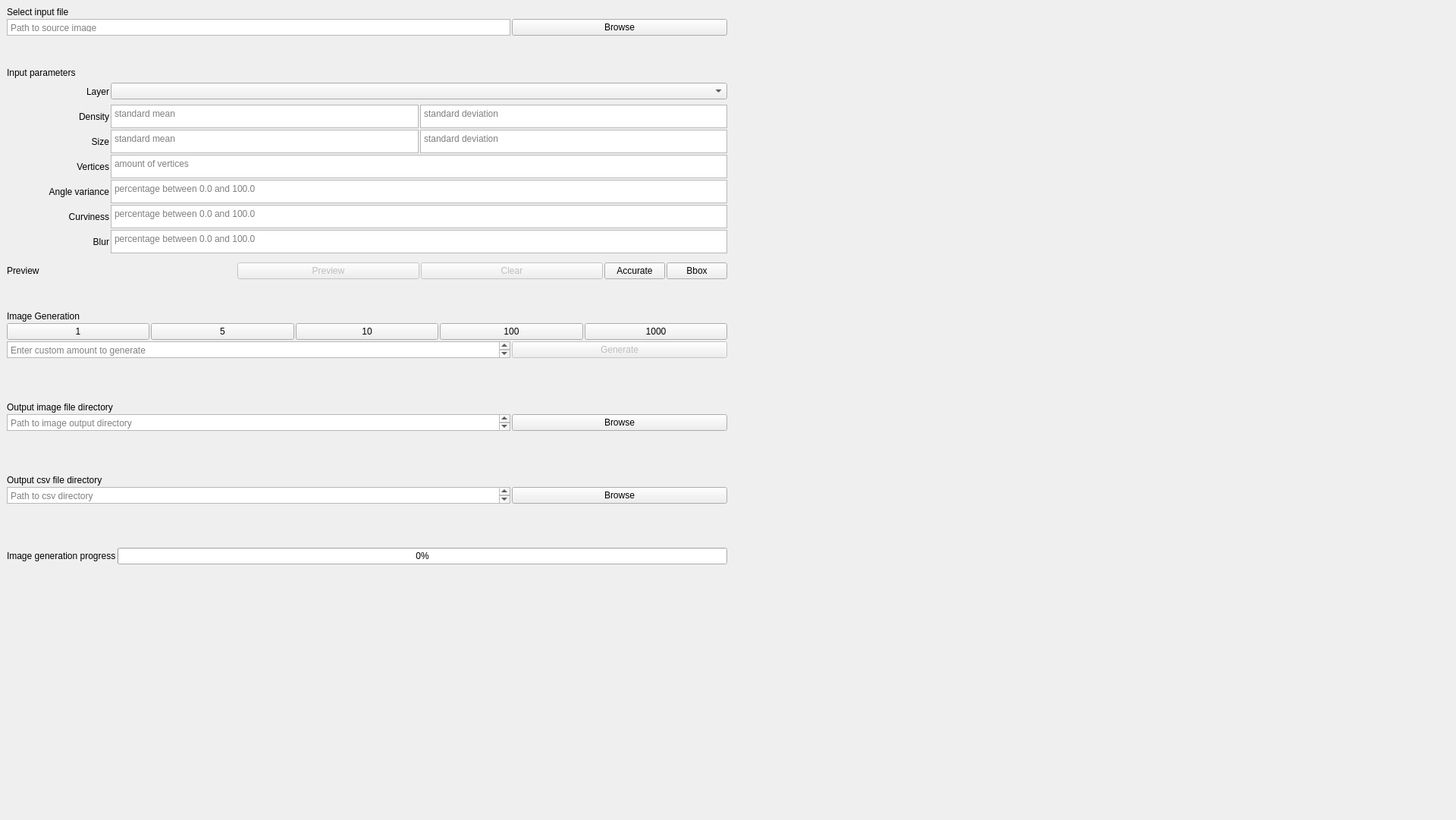
<?xml version="1.0" encoding="UTF-8"?>
<ui version="4.0">
 <class>MainWindow</class>
 <widget class="QMainWindow" name="MainWindow">
  <property name="geometry">
   <rect>
    <x>0</x>
    <y>0</y>
    <width>1920</width>
    <height>1081</height>
   </rect>
  </property>
  <property name="windowTitle">
   <string>MainWindow</string>
  </property>
  <widget class="QWidget" name="centralwidget">
   <property name="enabled">
    <bool>true</bool>
   </property>
   <property name="sizePolicy">
    <sizepolicy hsizetype="Ignored" vsizetype="Ignored">
     <horstretch>0</horstretch>
     <verstretch>0</verstretch>
    </sizepolicy>
   </property>
   <layout class="QHBoxLayout" name="horizontalLayout" stretch="5,5">
    <property name="spacing">
     <number>2</number>
    </property>
    <item>
     <layout class="QVBoxLayout" name="verticalLayout_2" stretch="0,0,0,0,0,0,0,0,0,0,0,0,0,0,0,0,0,0,0,0,0,0">
      <item>
       <widget class="QLabel" name="label_3">
        <property name="text">
         <string>Select input file</string>
        </property>
       </widget>
      </item>
      <item>
       <layout class="QHBoxLayout" name="horizontalLayout_3" stretch="7,3">
        <item>
         <widget class="QTextEdit" name="filename_input">
          <property name="sizePolicy">
           <sizepolicy hsizetype="Ignored" vsizetype="Ignored">
            <horstretch>0</horstretch>
            <verstretch>0</verstretch>
           </sizepolicy>
          </property>
          <property name="verticalScrollBarPolicy">
           <enum>Qt::ScrollBarAlwaysOff</enum>
          </property>
          <property name="horizontalScrollBarPolicy">
           <enum>Qt::ScrollBarAsNeeded</enum>
          </property>
          <property name="tabChangesFocus">
           <bool>true</bool>
          </property>
          <property name="readOnly">
           <bool>true</bool>
          </property>
          <property name="placeholderText">
           <string>Path to source image</string>
          </property>
         </widget>
        </item>
        <item>
         <widget class="QPushButton" name="filename_browse">
          <property name="enabled">
           <bool>true</bool>
          </property>
          <property name="text">
           <string>Browse</string>
          </property>
         </widget>
        </item>
       </layout>
      </item>
      <item>
       <spacer name="verticalSpacer_3">
        <property name="orientation">
         <enum>Qt::Vertical</enum>
        </property>
        <property name="sizeType">
         <enum>QSizePolicy::Minimum</enum>
        </property>
        <property name="sizeHint" stdset="0">
         <size>
          <width>20</width>
          <height>40</height>
         </size>
        </property>
       </spacer>
      </item>
      <item>
       <layout class="QVBoxLayout" name="verticalLayout_3">
        <item>
         <widget class="QLabel" name="label_14">
          <property name="text">
           <string>Input parameters</string>
          </property>
         </widget>
        </item>
        <item>
         <layout class="QHBoxLayout" name="horizontalLayout_8" stretch="1,6">
          <item>
           <widget class="QLabel" name="label_15">
            <property name="minimumSize">
             <size>
              <width>0</width>
              <height>31</height>
             </size>
            </property>
            <property name="text">
             <string>Layer</string>
            </property>
            <property name="alignment">
             <set>Qt::AlignRight|Qt::AlignTrailing|Qt::AlignVCenter</set>
            </property>
           </widget>
          </item>
          <item>
           <widget class="QComboBox" name="layer_dropdown">
            <property name="sizePolicy">
             <sizepolicy hsizetype="Preferred" vsizetype="Fixed">
              <horstretch>0</horstretch>
              <verstretch>0</verstretch>
             </sizepolicy>
            </property>
           </widget>
          </item>
         </layout>
        </item>
        <item>
         <layout class="QHBoxLayout" name="horizontalLayout_9" stretch="1,3,3">
          <item>
           <widget class="QLabel" name="label_13">
            <property name="minimumSize">
             <size>
              <width>0</width>
              <height>31</height>
             </size>
            </property>
            <property name="text">
             <string>Density</string>
            </property>
            <property name="alignment">
             <set>Qt::AlignRight|Qt::AlignTrailing|Qt::AlignVCenter</set>
            </property>
           </widget>
          </item>
          <item>
           <widget class="QPlainTextEdit" name="density_mean_input">
            <property name="sizePolicy">
             <sizepolicy hsizetype="Expanding" vsizetype="Ignored">
              <horstretch>0</horstretch>
              <verstretch>0</verstretch>
             </sizepolicy>
            </property>
            <property name="minimumSize">
             <size>
              <width>0</width>
              <height>31</height>
             </size>
            </property>
            <property name="tabChangesFocus">
             <bool>true</bool>
            </property>
            <property name="placeholderText">
             <string>standard mean</string>
            </property>
           </widget>
          </item>
          <item>
           <widget class="QPlainTextEdit" name="density_stddev_input">
            <property name="sizePolicy">
             <sizepolicy hsizetype="Expanding" vsizetype="Ignored">
              <horstretch>0</horstretch>
              <verstretch>0</verstretch>
             </sizepolicy>
            </property>
            <property name="minimumSize">
             <size>
              <width>0</width>
              <height>31</height>
             </size>
            </property>
            <property name="tabChangesFocus">
             <bool>true</bool>
            </property>
            <property name="placeholderText">
             <string>standard deviation</string>
            </property>
           </widget>
          </item>
         </layout>
        </item>
        <item>
         <layout class="QHBoxLayout" name="horizontalLayout_13" stretch="1,3,3">
          <item>
           <widget class="QLabel" name="label_16">
            <property name="minimumSize">
             <size>
              <width>0</width>
              <height>31</height>
             </size>
            </property>
            <property name="text">
             <string>Size</string>
            </property>
            <property name="alignment">
             <set>Qt::AlignRight|Qt::AlignTrailing|Qt::AlignVCenter</set>
            </property>
           </widget>
          </item>
          <item>
           <widget class="QPlainTextEdit" name="size_mean_input">
            <property name="sizePolicy">
             <sizepolicy hsizetype="Expanding" vsizetype="Ignored">
              <horstretch>0</horstretch>
              <verstretch>0</verstretch>
             </sizepolicy>
            </property>
            <property name="minimumSize">
             <size>
              <width>0</width>
              <height>31</height>
             </size>
            </property>
            <property name="tabChangesFocus">
             <bool>true</bool>
            </property>
            <property name="placeholderText">
             <string>standard mean</string>
            </property>
           </widget>
          </item>
          <item>
           <widget class="QPlainTextEdit" name="size_stddev_input">
            <property name="sizePolicy">
             <sizepolicy hsizetype="Expanding" vsizetype="Ignored">
              <horstretch>0</horstretch>
              <verstretch>0</verstretch>
             </sizepolicy>
            </property>
            <property name="minimumSize">
             <size>
              <width>0</width>
              <height>31</height>
             </size>
            </property>
            <property name="tabChangesFocus">
             <bool>true</bool>
            </property>
            <property name="placeholderText">
             <string>standard deviation</string>
            </property>
           </widget>
          </item>
         </layout>
        </item>
        <item>
         <layout class="QHBoxLayout" name="horizontalLayout_14" stretch="1,6">
          <item>
           <widget class="QLabel" name="label_17">
            <property name="minimumSize">
             <size>
              <width>0</width>
              <height>31</height>
             </size>
            </property>
            <property name="text">
             <string>Vertices</string>
            </property>
            <property name="alignment">
             <set>Qt::AlignRight|Qt::AlignTrailing|Qt::AlignVCenter</set>
            </property>
           </widget>
          </item>
          <item>
           <widget class="QPlainTextEdit" name="vertices_input">
            <property name="sizePolicy">
             <sizepolicy hsizetype="Expanding" vsizetype="Ignored">
              <horstretch>0</horstretch>
              <verstretch>0</verstretch>
             </sizepolicy>
            </property>
            <property name="minimumSize">
             <size>
              <width>0</width>
              <height>31</height>
             </size>
            </property>
            <property name="tabChangesFocus">
             <bool>true</bool>
            </property>
            <property name="placeholderText">
             <string>amount of vertices</string>
            </property>
           </widget>
          </item>
         </layout>
        </item>
        <item>
         <layout class="QHBoxLayout" name="horizontalLayout_10" stretch="1,6">
          <item>
           <widget class="QLabel" name="label">
            <property name="minimumSize">
             <size>
              <width>0</width>
              <height>31</height>
             </size>
            </property>
            <property name="text">
             <string>Angle variance</string>
            </property>
            <property name="alignment">
             <set>Qt::AlignRight|Qt::AlignTrailing|Qt::AlignVCenter</set>
            </property>
           </widget>
          </item>
          <item>
           <widget class="QPlainTextEdit" name="angle_variance_input">
            <property name="sizePolicy">
             <sizepolicy hsizetype="Expanding" vsizetype="Ignored">
              <horstretch>0</horstretch>
              <verstretch>0</verstretch>
             </sizepolicy>
            </property>
            <property name="minimumSize">
             <size>
              <width>0</width>
              <height>31</height>
             </size>
            </property>
            <property name="tabChangesFocus">
             <bool>true</bool>
            </property>
            <property name="placeholderText">
             <string>percentage between 0.0 and 100.0</string>
            </property>
           </widget>
          </item>
         </layout>
        </item>
        <item>
         <layout class="QHBoxLayout" name="horizontalLayout_15" stretch="1,6">
          <item>
           <widget class="QLabel" name="label_18">
            <property name="minimumSize">
             <size>
              <width>0</width>
              <height>31</height>
             </size>
            </property>
            <property name="text">
             <string>Curviness</string>
            </property>
            <property name="alignment">
             <set>Qt::AlignRight|Qt::AlignTrailing|Qt::AlignVCenter</set>
            </property>
           </widget>
          </item>
          <item>
           <widget class="QPlainTextEdit" name="curviness_input">
            <property name="sizePolicy">
             <sizepolicy hsizetype="Expanding" vsizetype="Ignored">
              <horstretch>0</horstretch>
              <verstretch>0</verstretch>
             </sizepolicy>
            </property>
            <property name="minimumSize">
             <size>
              <width>0</width>
              <height>31</height>
             </size>
            </property>
            <property name="tabChangesFocus">
             <bool>true</bool>
            </property>
            <property name="placeholderText">
             <string>percentage between 0.0 and 100.0</string>
            </property>
           </widget>
          </item>
         </layout>
        </item>
        <item>
         <layout class="QHBoxLayout" name="horizontalLayout_16" stretch="1,6">
          <item>
           <widget class="QLabel" name="label_19">
            <property name="minimumSize">
             <size>
              <width>0</width>
              <height>31</height>
             </size>
            </property>
            <property name="text">
             <string>Blur</string>
            </property>
            <property name="alignment">
             <set>Qt::AlignRight|Qt::AlignTrailing|Qt::AlignVCenter</set>
            </property>
           </widget>
          </item>
          <item>
           <widget class="QPlainTextEdit" name="blur_input">
            <property name="sizePolicy">
             <sizepolicy hsizetype="Expanding" vsizetype="Ignored">
              <horstretch>0</horstretch>
              <verstretch>0</verstretch>
             </sizepolicy>
            </property>
            <property name="minimumSize">
             <size>
              <width>0</width>
              <height>31</height>
             </size>
            </property>
            <property name="tabChangesFocus">
             <bool>true</bool>
            </property>
            <property name="placeholderText">
             <string>percentage between 0.0 and 100.0</string>
            </property>
           </widget>
          </item>
         </layout>
        </item>
       </layout>
      </item>
      <item>
       <spacer name="verticalSpacer_4">
        <property name="orientation">
         <enum>Qt::Vertical</enum>
        </property>
        <property name="sizeType">
         <enum>QSizePolicy::Minimum</enum>
        </property>
        <property name="sizeHint" stdset="0">
         <size>
          <width>20</width>
          <height>10</height>
         </size>
        </property>
       </spacer>
      </item>
      <item>
       <layout class="QHBoxLayout" name="horizontalLayout_4" stretch="1,4,4,4,1,1">
        <item>
         <widget class="QLabel" name="label_6">
          <property name="text">
           <string>Preview</string>
          </property>
         </widget>
        </item>
        <item>
         <widget class="QLabel" name="invalid_parameters_error">
          <property name="enabled">
           <bool>true</bool>
          </property>
          <property name="font">
           <font>
            <weight>75</weight>
            <bold>true</bold>
           </font>
          </property>
          <property name="styleSheet">
           <string notr="true">QLabel { color : red; }</string>
          </property>
          <property name="text">
           <string/>
          </property>
          <property name="scaledContents">
           <bool>false</bool>
          </property>
          <property name="alignment">
           <set>Qt::AlignRight|Qt::AlignTrailing|Qt::AlignVCenter</set>
          </property>
         </widget>
        </item>
        <item>
         <widget class="QPushButton" name="preview_button">
          <property name="enabled">
           <bool>false</bool>
          </property>
          <property name="text">
           <string>Preview</string>
          </property>
         </widget>
        </item>
        <item>
         <widget class="QPushButton" name="clear_preview_button">
          <property name="enabled">
           <bool>false</bool>
          </property>
          <property name="text">
           <string>Clear</string>
          </property>
         </widget>
        </item>
        <item>
         <widget class="QPushButton" name="toggle_accuracy_button">
          <property name="text">
           <string>Accurate</string>
          </property>
         </widget>
        </item>
        <item>
         <widget class="QPushButton" name="toggle_bbox_button">
          <property name="text">
           <string>Bbox</string>
          </property>
          <property name="checkable">
           <bool>true</bool>
          </property>
         </widget>
        </item>
       </layout>
      </item>
      <item>
       <spacer name="verticalSpacer_2">
        <property name="orientation">
         <enum>Qt::Vertical</enum>
        </property>
        <property name="sizeType">
         <enum>QSizePolicy::Minimum</enum>
        </property>
        <property name="sizeHint" stdset="0">
         <size>
          <width>20</width>
          <height>40</height>
         </size>
        </property>
       </spacer>
      </item>
      <item>
       <widget class="QLabel" name="label_7">
        <property name="text">
         <string>Image Generation</string>
        </property>
       </widget>
      </item>
      <item>
       <layout class="QHBoxLayout" name="horizontalLayout_2">
        <item>
         <widget class="QPushButton" name="gen_1_button">
          <property name="text">
           <string>1</string>
          </property>
         </widget>
        </item>
        <item>
         <widget class="QPushButton" name="gen_5_button">
          <property name="text">
           <string>5</string>
          </property>
         </widget>
        </item>
        <item>
         <widget class="QPushButton" name="gen_10_button">
          <property name="text">
           <string>10</string>
          </property>
         </widget>
        </item>
        <item>
         <widget class="QPushButton" name="gen_100_button">
          <property name="text">
           <string>100</string>
          </property>
         </widget>
        </item>
        <item>
         <widget class="QPushButton" name="gen_1000_button">
          <property name="text">
           <string>1000</string>
          </property>
         </widget>
        </item>
       </layout>
      </item>
      <item>
       <layout class="QHBoxLayout" name="horizontalLayout_5" stretch="7,3">
        <item>
         <widget class="QPlainTextEdit" name="gen_manual_input">
          <property name="sizePolicy">
           <sizepolicy hsizetype="Expanding" vsizetype="Ignored">
            <horstretch>0</horstretch>
            <verstretch>0</verstretch>
           </sizepolicy>
          </property>
          <property name="placeholderText">
           <string>Enter custom amount to generate</string>
          </property>
         </widget>
        </item>
        <item>
         <widget class="QPushButton" name="generate_button">
          <property name="enabled">
           <bool>false</bool>
          </property>
          <property name="text">
           <string>Generate</string>
          </property>
         </widget>
        </item>
       </layout>
      </item>
      <item>
       <widget class="QLabel" name="invalid_images_amount_error">
        <property name="font">
         <font>
          <weight>75</weight>
          <bold>true</bold>
         </font>
        </property>
        <property name="styleSheet">
         <string notr="true">QLabel { color : red; }</string>
        </property>
        <property name="text">
         <string/>
        </property>
       </widget>
      </item>
      <item>
       <spacer name="verticalSpacer_5">
        <property name="orientation">
         <enum>Qt::Vertical</enum>
        </property>
        <property name="sizeType">
         <enum>QSizePolicy::Minimum</enum>
        </property>
        <property name="sizeHint" stdset="0">
         <size>
          <width>20</width>
          <height>40</height>
         </size>
        </property>
       </spacer>
      </item>
      <item>
       <widget class="QLabel" name="label_8">
        <property name="text">
         <string>Output image file directory</string>
        </property>
       </widget>
      </item>
      <item>
       <layout class="QHBoxLayout" name="horizontalLayout_6" stretch="7,3">
        <item>
         <widget class="QPlainTextEdit" name="image_path_input">
          <property name="sizePolicy">
           <sizepolicy hsizetype="Expanding" vsizetype="Ignored">
            <horstretch>0</horstretch>
            <verstretch>0</verstretch>
           </sizepolicy>
          </property>
          <property name="readOnly">
           <bool>true</bool>
          </property>
          <property name="placeholderText">
           <string>Path to image output directory</string>
          </property>
         </widget>
        </item>
        <item>
         <widget class="QPushButton" name="image_output_browse">
          <property name="text">
           <string>Browse</string>
          </property>
         </widget>
        </item>
       </layout>
      </item>
      <item>
       <widget class="QLabel" name="invalid_output_dir_error">
        <property name="font">
         <font>
          <weight>75</weight>
          <bold>true</bold>
         </font>
        </property>
        <property name="styleSheet">
         <string notr="true">QLabel { color : red; }</string>
        </property>
        <property name="text">
         <string/>
        </property>
       </widget>
      </item>
      <item>
       <spacer name="verticalSpacer_6">
        <property name="orientation">
         <enum>Qt::Vertical</enum>
        </property>
        <property name="sizeType">
         <enum>QSizePolicy::Minimum</enum>
        </property>
        <property name="sizeHint" stdset="0">
         <size>
          <width>20</width>
          <height>40</height>
         </size>
        </property>
       </spacer>
      </item>
      <item>
       <widget class="QLabel" name="label_9">
        <property name="text">
         <string>Output csv file directory</string>
        </property>
       </widget>
      </item>
      <item>
       <layout class="QHBoxLayout" name="horizontalLayout_7" stretch="7,3">
        <item>
         <widget class="QPlainTextEdit" name="csv_path_input">
          <property name="sizePolicy">
           <sizepolicy hsizetype="Expanding" vsizetype="Ignored">
            <horstretch>0</horstretch>
            <verstretch>0</verstretch>
           </sizepolicy>
          </property>
          <property name="readOnly">
           <bool>true</bool>
          </property>
          <property name="placeholderText">
           <string>Path to csv directory</string>
          </property>
         </widget>
        </item>
        <item>
         <widget class="QPushButton" name="csv_output_browse">
          <property name="text">
           <string>Browse</string>
          </property>
         </widget>
        </item>
       </layout>
      </item>
      <item>
       <widget class="QLabel" name="invalid_csv_dir_error">
        <property name="font">
         <font>
          <weight>75</weight>
          <bold>true</bold>
         </font>
        </property>
        <property name="styleSheet">
         <string notr="true">QLabel { color : red; }</string>
        </property>
        <property name="text">
         <string/>
        </property>
       </widget>
      </item>
      <item>
       <spacer name="verticalSpacer_7">
        <property name="orientation">
         <enum>Qt::Vertical</enum>
        </property>
        <property name="sizeType">
         <enum>QSizePolicy::Minimum</enum>
        </property>
        <property name="sizeHint" stdset="0">
         <size>
          <width>20</width>
          <height>40</height>
         </size>
        </property>
       </spacer>
      </item>
      <item>
       <layout class="QHBoxLayout" name="horizontalLayout_12">
        <item>
         <widget class="QLabel" name="label_4">
          <property name="text">
           <string>Image generation progress</string>
          </property>
         </widget>
        </item>
        <item>
         <widget class="QProgressBar" name="progressBar">
          <property name="value">
           <number>0</number>
          </property>
         </widget>
        </item>
       </layout>
      </item>
      <item>
       <spacer name="verticalSpacer">
        <property name="orientation">
         <enum>Qt::Vertical</enum>
        </property>
        <property name="sizeType">
         <enum>QSizePolicy::Expanding</enum>
        </property>
        <property name="sizeHint" stdset="0">
         <size>
          <width>20</width>
          <height>40</height>
         </size>
        </property>
       </spacer>
      </item>
     </layout>
    </item>
    <item>
     <layout class="QVBoxLayout" name="verticalLayout">
      <item>
       <widget class="QLabel" name="shown_image">
        <property name="sizePolicy">
         <sizepolicy hsizetype="Ignored" vsizetype="Preferred">
          <horstretch>0</horstretch>
          <verstretch>0</verstretch>
         </sizepolicy>
        </property>
        <property name="text">
         <string/>
        </property>
        <property name="pixmap">
         <pixmap>../../output/png/large_particle1.png</pixmap>
        </property>
        <property name="scaledContents">
         <bool>true</bool>
        </property>
        <property name="alignment">
         <set>Qt::AlignCenter</set>
        </property>
       </widget>
      </item>
     </layout>
    </item>
   </layout>
  </widget>
 </widget>
 <tabstops>
  <tabstop>filename_input</tabstop>
  <tabstop>filename_browse</tabstop>
 </tabstops>
 <resources/>
 <connections/>
</ui>
